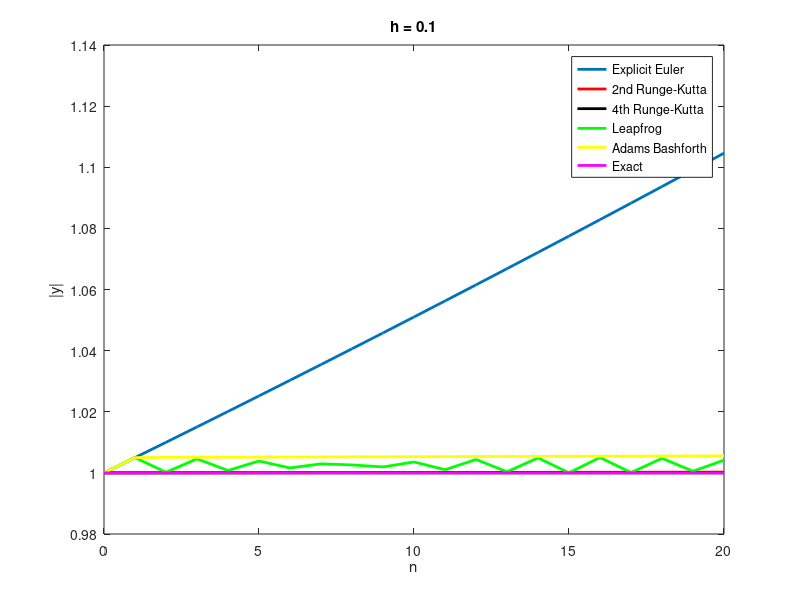

The MATLAB script that drew this image:
%%%%%%%%%%%%%%% Problem 3 %%%%%%%%%%%%%%%%%
h = 0.1;
m = 0:20;

%%%%%%% Explicit Euler method %%%%%%%%%%%
y_ex(1) = 1;

for n = 1:20
    y_ex(n+1) = (1 + j*h)*y_ex(n);
end

plot(m,abs(y_ex), 'LineWidth', 2)
hold on
%%%%%%%%%%%% 2nd Order Runge Kutta%%%%%%%%%%%

y_rk2(1) = 1;
for n = 1:20
    k1 = j*h*y_rk2(n);
    k2 = j*h*(y_rk2(n) + k1/2);
    y_rk2(n+1) = y_rk2(n) + k2;
end

plot(m,abs(y_rk2), 'r', 'LineWidth', 2)


%%%%%%%%%%%% 4th Order Runge Kutta%%%%%%%%%%%

y_rk4(1) = 1;
for n = 1:20
    k1 = j*y_rk4(n);
    k2 = j*(y_rk4(n) + k1*(h/2));
    k3 = j*(y_rk4(n) + k2*(h/2));
    k4 = j*(y_rk4(n) + k3*h);
    y_rk4(n+1) = y_rk4(n) + (h/6)*(k1 + 2*k2 + 2*k3 + k4);
end
hold on 
plot(m,abs(y_rk4), 'k', 'LineWidth', 2)

%%%%%%%%%%%%%%%% Leapfrog Method %%%%%%%%%%%%%%%%%

y_lf(1) = 1;
y_lf(2) = y_lf(1) + j*h*y_lf(1);
for n = 2:20
    y_lf(n + 1) = y_lf(n - 1) + j*2*h*y_lf(n);         
end

hold on

plot(m,abs(y_lf), 'g', 'LineWidth', 2)


%%%%%%%%%%% Adams Bashforth Method %%%%%%%%%

y_ab(1) = 1;
y_ab(2) = y_ab(1) + j*h*y_ab(1);
for n = 1:19
    y_ab(n+2) = y_ab(n+1) + ((3*h)/2)*j*y_ab(n+1) - (h/2)*j*y_ab(n);
end
    
plot(m,abs(y_ab), 'y', 'LineWidth', 2)


%%%%%%%%% Exact Solution %%%%%%%%%%%%
exact = ones(1,length(m));
plot(m, exact, 'm', 'LineWidth', 2);




legend('Explicit Euler','2nd Runge-Kutta', '4th Runge-Kutta', 'Leapfrog', 'Adams Bashforth', 'Exact');

xlabel('n')
ylabel('|y|')
title('h = 0.1')

% exact solution is y = 1 ( abs(exp(ix) = 1);






